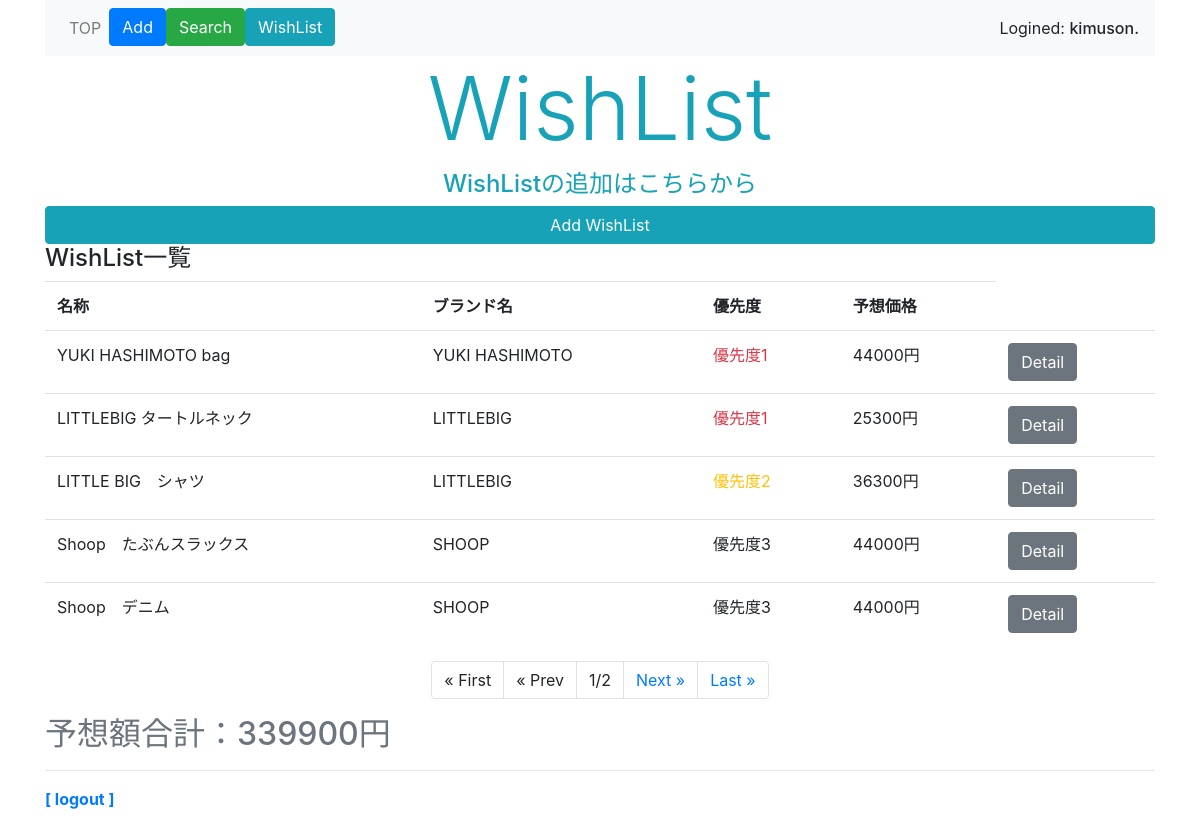
The page /clothes/wishlist (signed in) on the database as committed earlier.
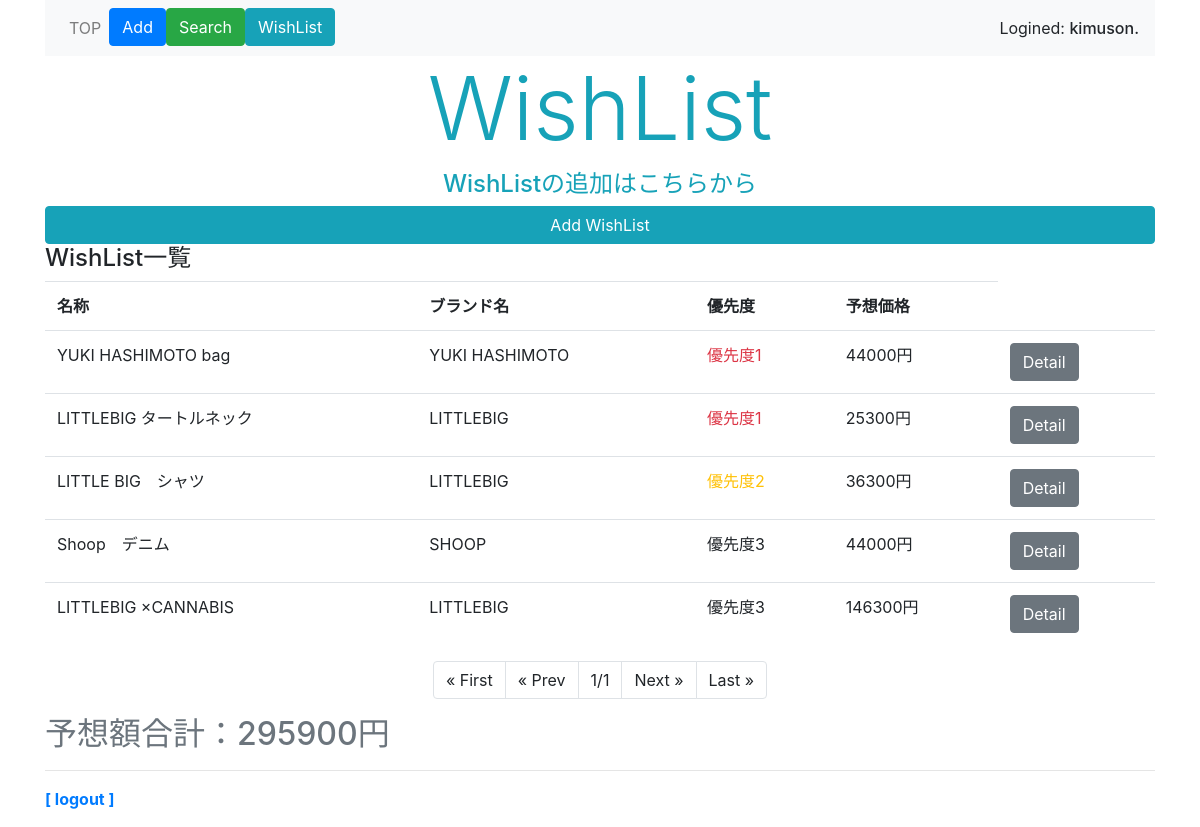
The same page on the database as committed later.
### clothes/models.py (models this page shows, shortened)
class Wanted(models.Model):
    owner = models.ForeignKey(User, on_delete=models.CASCADE, related_name='want_owner')
    wanted_cloth_name = models.CharField(max_length=40)
    wanted_brand_name = models.CharField(max_length=40)
    wanted_season = models.CharField(max_length=7)
    wanted_price = models.PositiveIntegerField()
    priority = models.IntegerField(choices=PRIORITY_CHOICES)
    wanted_images = models.ImageField(upload_to='media')

### clothes/views.py (the view)
# urls.py: path('wishlist', views.wishlist, name='wishlist'),
@login_required(login_url='/signin/')
def wishlist(request, num=1):
    user = request.user
    data = Wanted.objects.order_by('priority')
    price = Wanted.objects.filter(owner=user).values_list('wanted_price', flat=True)
    sum_price = sum(price)
    page = Paginator(data, 5)
    params = {
        'title': 'wishlist',
        'data': page.get_page(num),
        'sum_price':sum_price,
        'login_user': user,
    }
    return render(request, 'clothes/wishlist.html', params)

### clothes/templates/clothes/wishlist.html (shortened to what this page needs)
{% extends 'clothes/layout.html' %}
{% block header %}
<h1 class="display-2 text-info text-center">WishList</h1>
{% endblock %}
{% block content %}
<p class="h4 text-info text-center">WishListの追加はこちらから</p>
<a class="btn btn-info w-100" href="{% url 'wishlist_add' %}">Add WishList</a>
<p class="h4">WishList一覧</p>
<table class="table">
    <tr>
        <th>名称</th>
        <th>ブランド名</th>
        <th>優先度</th>
        <th>予想価格</th>
    </tr>
    {% for item in data %}
    <tr>
        {% if login_user == item.owner %}
        <td>{{item.wanted_cloth_name}}</td>
        <td>{{item.wanted_brand_name}}</td>
        {% if item.priority == 1 %}
        <td class="text-danger">{{item.get_priority_display}}</td>
        {% elif item.priority == 2 %}
        <td class="text-warning">{{item.get_priority_display}}</td>
        {% else %}
        <td>{{item.get_priority_display}}</td>
        {% endif %}
        <td>{{item.wanted_price}}円</td>
        <td><a class="btn btn-secondary" href="{% url 'wishlist_detail' item.id %}">Detail</a></td>
        {% endif %}
    </tr>
    {% endfor %}
</table>
<ul class="pagination justify-content-center">
    {% if data.has_previous %}
    <li class="page-item">
        <a class="page-link" href="{% url 'wishlist' %}">&laquo; First</a>
    </li>
    <li class="page-item">
        <a class="page-link" href="{% url 'wishlist' %}/{{data.previous_page_number}}">&laquo; Prev</a>
    </li>
    {% else %}
    <li class="page-item">
        <a class="page-link">&laquo; First</a>
    </li>
    <li class="page-item">
        <a class="page-link">&laquo; Prev</a>
    </li>
    {% endif %}
    <li class="page-item">
        <a class="page-link">{{data.number}}/{{data.paginator.num_pages}}</a>
    </li>
    {% if data.has_next %}
    <li class="page-item">
        <a class="page-link" href="{% url 'wishlist' %}/{{data.next_page_number}}">Next &raquo;</a>
    </li>
    <li class="page-item">
        <a class="page-link" href="{% url 'wishlist' %}/{{data.paginator.num_pages}}">Last &raquo;</a>
    </li>
    {% else %}
    <li class="page-item">
        <a class="page-link">Next &raquo;</a>
    </li>
    <li class="page-item">
        <a class="page-link">Last &raquo;</a>
    </li>
    {% endif %}
</ul>
<p class="h2 text-secondary">予想額合計：{{sum_price}}円</p>
{% endblock %}

Rows that differ between the two databases and show on the page:
removed Wanted: wanted_cloth_name "Shoop たぶんスラックス", wanted_brand_name "SHOOP", priority "優先度3", wanted_price "44000"
now on this page (row unchanged): Wanted: wanted_cloth_name "LITTLEBIG ×CANNABIS", wanted_brand_name "LITTLEBIG", priority "優先度3", wanted_price "146300"
Other text that changed with them:
{{ data.paginator.num_pages }}: "2" → "1"
{{ sum_price }}: "339900" → "295900"
